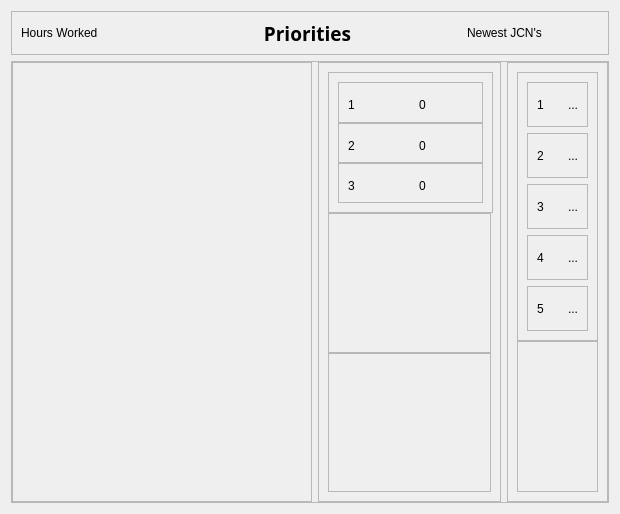
            <widget class="QWidget" name="dashboard_view">
             <layout class="QVBoxLayout" name="verticalLayout_8">
              <item alignment="Qt::AlignTop">
               <widget class="QFrame" name="frame_15">
                <property name="frameShape">
                 <enum>QFrame::StyledPanel</enum>
                </property>
                <property name="frameShadow">
                 <enum>QFrame::Raised</enum>
                </property>
                <layout class="QHBoxLayout" name="horizontalLayout_8">
                 <item alignment="Qt::AlignLeft|Qt::AlignVCenter">
                  <widget class="QLabel" name="label_2">
                   <property name="text">
                    <string>Hours Worked</string>
                   </property>
                  </widget>
                 </item>
                 <item alignment="Qt::AlignLeft">
                  <widget class="QLabel" name="label_9">
                   <property name="minimumSize">
                    <size>
                     <width>183</width>
                     <height>24</height>
                    </size>
                   </property>
                   <property name="maximumSize">
                    <size>
                     <width>183</width>
                     <height>24</height>
                    </size>
                   </property>
                   <property name="font">
                    <font>
                     <family>Candara</family>
                     <pointsize>14</pointsize>
                     <italic>false</italic>
                     <bold>true</bold>
                    </font>
                   </property>
                   <property name="text">
                    <string>Priorities</string>
                   </property>
                   <property name="alignment">
                    <set>Qt::AlignCenter</set>
                   </property>
                  </widget>
                 </item>
                 <item alignment="Qt::AlignHCenter|Qt::AlignVCenter">
                  <widget class="QLabel" name="label">
                   <property name="text">
                    <string>Newest JCN's</string>
                   </property>
                  </widget>
                 </item>
                </layout>
               </widget>
              </item>
              <item>
               <widget class="QFrame" name="frame_16">
                <property name="sizePolicy">
                 <sizepolicy hsizetype="Preferred" vsizetype="Expanding">
                  <horstretch>0</horstretch>
                  <verstretch>0</verstretch>
                 </sizepolicy>
                </property>
                <property name="frameShape">
                 <enum>QFrame::StyledPanel</enum>
                </property>
                <property name="frameShadow">
                 <enum>QFrame::Raised</enum>
                </property>
                <layout class="QGridLayout" name="gridLayout">
                 <property name="leftMargin">
                  <number>0</number>
                 </property>
                 <property name="topMargin">
                  <number>0</number>
                 </property>
                 <property name="rightMargin">
                  <number>0</number>
                 </property>
                 <property name="bottomMargin">
                  <number>0</number>
                 </property>
                 <item row="0" column="0">
                  <widget class="QFrame" name="dashboard_frame_left">
                   <property name="minimumSize">
                    <size>
                     <width>300</width>
                     <height>440</height>
                    </size>
                   </property>
                   <property name="frameShape">
                    <enum>QFrame::StyledPanel</enum>
                   </property>
                   <property name="frameShadow">
                    <enum>QFrame::Raised</enum>
                   </property>
                  </widget>
                 </item>
                 <item row="0" column="1">
                  <widget class="QFrame" name="dashboard_frame_center">
                   <property name="minimumSize">
                    <size>
                     <width>183</width>
                     <height>0</height>
                    </size>
                   </property>
                   <property name="maximumSize">
                    <size>
                     <width>183</width>
                     <height>16777215</height>
                    </size>
                   </property>
                   <property name="frameShape">
                    <enum>QFrame::StyledPanel</enum>
                   </property>
                   <property name="frameShadow">
                    <enum>QFrame::Raised</enum>
                   </property>
                   <layout class="QVBoxLayout" name="verticalLayout_6">
                    <property name="spacing">
                     <number>0</number>
                    </property>
                    <item>
                     <widget class="QFrame" name="frame">
                      <property name="minimumSize">
                       <size>
                        <width>165</width>
                        <height>0</height>
                       </size>
                      </property>
                      <property name="maximumSize">
                       <size>
                        <width>165</width>
                        <height>141</height>
                       </size>
                      </property>
                      <property name="frameShape">
                       <enum>QFrame::StyledPanel</enum>
                      </property>
                      <property name="frameShadow">
                       <enum>QFrame::Raised</enum>
                      </property>
                      <layout class="QVBoxLayout" name="verticalLayout_9">
                       <property name="spacing">
                        <number>0</number>
                       </property>
                       <item>
                        <widget class="QFrame" name="frame_4">
                         <property name="maximumSize">
                          <size>
                           <width>147</width>
                           <height>41</height>
                          </size>
                         </property>
                         <property name="frameShape">
                          <enum>QFrame::StyledPanel</enum>
                         </property>
                         <property name="frameShadow">
                          <enum>QFrame::Raised</enum>
                         </property>
                         <layout class="QHBoxLayout" name="horizontalLayout_9">
                          <property name="spacing">
                           <number>0</number>
                          </property>
                          <item>
                           <widget class="QLabel" name="pri_1">
                            <property name="minimumSize">
                             <size>
                              <width>25</width>
                              <height>25</height>
                             </size>
                            </property>
                            <property name="maximumSize">
                             <size>
                              <width>25</width>
                              <height>25</height>
                             </size>
                            </property>
                            <property name="baseSize">
                             <size>
                              <width>13</width>
                              <height>0</height>
                             </size>
                            </property>
                            <property name="text">
                             <string>1</string>
                            </property>
                           </widget>
                          </item>
                          <item alignment="Qt::AlignHCenter|Qt::AlignVCenter">
                           <widget class="QLabel" name="pri_1_count">
                            <property name="minimumSize">
                             <size>
                              <width>0</width>
                              <height>25</height>
                             </size>
                            </property>
                            <property name="maximumSize">
                             <size>
                              <width>16777215</width>
                              <height>25</height>
                             </size>
                            </property>
                            <property name="sizeIncrement">
                             <size>
                              <width>25</width>
                              <height>0</height>
                             </size>
                            </property>
                            <property name="baseSize">
                             <size>
                              <width>25</width>
                              <height>0</height>
                             </size>
                            </property>
                            <property name="text">
                             <string>0</string>
                            </property>
                           </widget>
                          </item>
                         </layout>
                        </widget>
                       </item>
                       <item>
                        <widget class="QFrame" name="frame_6">
                         <property name="maximumSize">
                          <size>
                           <width>147</width>
                           <height>41</height>
                          </size>
                         </property>
                         <property name="frameShape">
                          <enum>QFrame::StyledPanel</enum>
                         </property>
                         <property name="frameShadow">
                          <enum>QFrame::Raised</enum>
                         </property>
                         <layout class="QHBoxLayout" name="horizontalLayout_11">
                          <property name="spacing">
                           <number>0</number>
                          </property>
                          <item>
                           <widget class="QLabel" name="pri_2">
                            <property name="minimumSize">
                             <size>
                              <width>25</width>
                              <height>25</height>
                             </size>
                            </property>
                            <property name="maximumSize">
                             <size>
                              <width>25</width>
                              <height>25</height>
                             </size>
                            </property>
                            <property name="text">
                             <string>2</string>
                            </property>
                           </widget>
                          </item>
                          <item alignment="Qt::AlignHCenter|Qt::AlignVCenter">
                           <widget class="QLabel" name="pri_2_count">
                            <property name="minimumSize">
                             <size>
                              <width>0</width>
                              <height>25</height>
                             </size>
                            </property>
                            <property name="maximumSize">
                             <size>
                              <width>16777215</width>
                              <height>25</height>
                             </size>
                            </property>
                            <property name="text">
                             <string>0</string>
                            </property>
                           </widget>
                          </item>
                         </layout>
                        </widget>
                       </item>
                       <item>
                        <widget class="QFrame" name="frame_5">
                         <property name="maximumSize">
                          <size>
                           <width>147</width>
                           <height>41</height>
                          </size>
                         </property>
                         <property name="frameShape">
                          <enum>QFrame::StyledPanel</enum>
                         </property>
                         <property name="frameShadow">
                          <enum>QFrame::Raised</enum>
                         </property>
                         <layout class="QHBoxLayout" name="horizontalLayout_10">
                          <property name="spacing">
                           <number>0</number>
                          </property>
                          <item>
                           <widget class="QLabel" name="pri_3">
                            <property name="minimumSize">
                             <size>
                              <width>25</width>
                              <height>25</height>
                             </size>
                            </property>
                            <property name="maximumSize">
                             <size>
                              <width>25</width>
                              <height>25</height>
                             </size>
                            </property>
                            <property name="text">
                             <string>3</string>
                            </property>
                           </widget>
                          </item>
                          <item alignment="Qt::AlignHCenter|Qt::AlignVCenter">
                           <widget class="QLabel" name="pri_3_count">
                            <property name="minimumSize">
                             <size>
                              <width>0</width>
                              <height>25</height>
                             </size>
                            </property>
                            <property name="maximumSize">
                             <size>
                              <width>16777215</width>
                              <height>25</height>
                             </size>
                            </property>
                            <property name="text">
                             <string>0</string>
                            </property>
                           </widget>
                          </item>
                         </layout>
                        </widget>
                       </item>
                      </layout>
                     </widget>
                    </item>
                    <item>
                     <widget class="QFrame" name="frame_2">
                      <property name="frameShape">
                       <enum>QFrame::StyledPanel</enum>
                      </property>
                      <property name="frameShadow">
                       <enum>QFrame::Raised</enum>
                      </property>
                     </widget>
                    </item>
                    <item>
                     <widget class="QFrame" name="frame_3">
                      <property name="frameShape">
                       <enum>QFrame::StyledPanel</enum>
                      </property>
                      <property name="frameShadow">
                       <enum>QFrame::Raised</enum>
                      </property>
                     </widget>
                    </item>
                   </layout>
                  </widget>
                 </item>
                 <item row="0" column="2">
                  <widget class="QFrame" name="dashboard_frame_right">
                   <property name="frameShape">
                    <enum>QFrame::StyledPanel</enum>
                   </property>
                   <property name="frameShadow">
                    <enum>QFrame::Raised</enum>
                   </property>
                   <layout class="QVBoxLayout" name="verticalLayout_18">
                    <property name="spacing">
                     <number>0</number>
                    </property>
                    <item>
                     <widget class="QFrame" name="frame_7">
                      <property name="frameShape">
                       <enum>QFrame::StyledPanel</enum>
                      </property>
                      <property name="frameShadow">
                       <enum>QFrame::Raised</enum>
                      </property>
                      <layout class="QVBoxLayout" name="verticalLayout_19">
                       <item>
                        <widget class="QFrame" name="set_1">
                         <property name="frameShape">
                          <enum>QFrame::StyledPanel</enum>
                         </property>
                         <property name="frameShadow">
                          <enum>QFrame::Raised</enum>
                         </property>
                         <layout class="QHBoxLayout" name="horizontalLayout_12">
                          <item>
                           <widget class="QLabel" name="set_1_num">
                            <property name="minimumSize">
                             <size>
                              <width>25</width>
                              <height>25</height>
                             </size>
                            </property>
                            <property name="maximumSize">
                             <size>
                              <width>25</width>
                              <height>25</height>
                             </size>
                            </property>
                            <property name="text">
                             <string>1</string>
                            </property>
                           </widget>
                          </item>
                          <item>
                           <widget class="QLabel" name="set_1_count">
                            <property name="text">
                             <string>...</string>
                            </property>
                           </widget>
                          </item>
                         </layout>
                        </widget>
                       </item>
                       <item>
                        <widget class="QFrame" name="set_2">
                         <property name="frameShape">
                          <enum>QFrame::StyledPanel</enum>
                         </property>
                         <property name="frameShadow">
                          <enum>QFrame::Raised</enum>
                         </property>
                         <layout class="QHBoxLayout" name="horizontalLayout_13">
                          <item>
                           <widget class="QLabel" name="set_2_num">
                            <property name="minimumSize">
                             <size>
                              <width>25</width>
                              <height>25</height>
                             </size>
                            </property>
                            <property name="maximumSize">
                             <size>
                              <width>25</width>
                              <height>25</height>
                             </size>
                            </property>
                            <property name="text">
                             <string>2</string>
                            </property>
                           </widget>
                          </item>
                          <item>
                           <widget class="QLabel" name="set_2_count">
                            <property name="text">
                             <string>...</string>
                            </property>
                           </widget>
                          </item>
                         </layout>
                        </widget>
                       </item>
                       <item>
                        <widget class="QFrame" name="set_3">
                         <property name="frameShape">
                          <enum>QFrame::StyledPanel</enum>
                         </property>
                         <property name="frameShadow">
                          <enum>QFrame::Raised</enum>
                         </property>
                         <layout class="QHBoxLayout" name="horizontalLayout_14">
                          <item>
                           <widget class="QLabel" name="set_3_num">
                            <property name="minimumSize">
                             <size>
                              <width>25</width>
                              <height>25</height>
                             </size>
                            </property>
                            <property name="maximumSize">
                             <size>
                              <width>25</width>
                              <height>25</height>
                             </size>
                            </property>
                            <property name="text">
                             <string>3</string>
                            </property>
                           </widget>
                          </item>
                          <item>
                           <widget class="QLabel" name="set_3_count">
                            <property name="text">
                             <string>...</string>
                            </property>
                           </widget>
                          </item>
                         </layout>
                        </widget>
                       </item>
                       <item>
                        <widget class="QFrame" name="set_4">
                         <property name="frameShape">
                          <enum>QFrame::StyledPanel</enum>
                         </property>
                         <property name="frameShadow">
                          <enum>QFrame::Raised</enum>
                         </property>
                         <layout class="QHBoxLayout" name="horizontalLayout_15">
                          <item>
                           <widget class="QLabel" name="set_4_num">
                            <property name="minimumSize">
                             <size>
                              <width>25</width>
                              <height>25</height>
                             </size>
                            </property>
                            <property name="maximumSize">
                             <size>
                              <width>25</width>
                              <height>25</height>
                             </size>
                            </property>
                            <property name="text">
                             <string>4</string>
                            </property>
                           </widget>
                          </item>
                          <item>
                           <widget class="QLabel" name="set_4_count">
                            <property name="text">
                             <string>...</string>
                            </property>
                           </widget>
                          </item>
                         </layout>
                        </widget>
                       </item>
                       <item>
                        <widget class="QFrame" name="set_5">
                         <property name="frameShape">
                          <enum>QFrame::StyledPanel</enum>
                         </property>
                         <property name="frameShadow">
                          <enum>QFrame::Raised</enum>
                         </property>
                         <layout class="QHBoxLayout" name="horizontalLayout_16">
                          <item>
                           <widget class="QLabel" name="set_5_num">
                            <property name="minimumSize">
                             <size>
                              <width>25</width>
                              <height>25</height>
                             </size>
                            </property>
                            <property name="maximumSize">
                             <size>
                              <width>25</width>
                              <height>25</height>
                             </size>
                            </property>
                            <property name="text">
                             <string>5</string>
                            </property>
                           </widget>
                          </item>
                          <item>
                           <widget class="QLabel" name="set_5_count">
                            <property name="text">
                             <string>...</string>
                            </property>
                           </widget>
                          </item>
                         </layout>
                        </widget>
                       </item>
                      </layout>
                     </widget>
                    </item>
                    <item>
                     <widget class="QFrame" name="frame_9">
                      <property name="frameShape">
                       <enum>QFrame::StyledPanel</enum>
                      </property>
                      <property name="frameShadow">
                       <enum>QFrame::Raised</enum>
                      </property>
                     </widget>
                    </item>
                   </layout>
                  </widget>
                 </item>
                </layout>
               </widget>
              </item>
             </layout>
            </widget>
